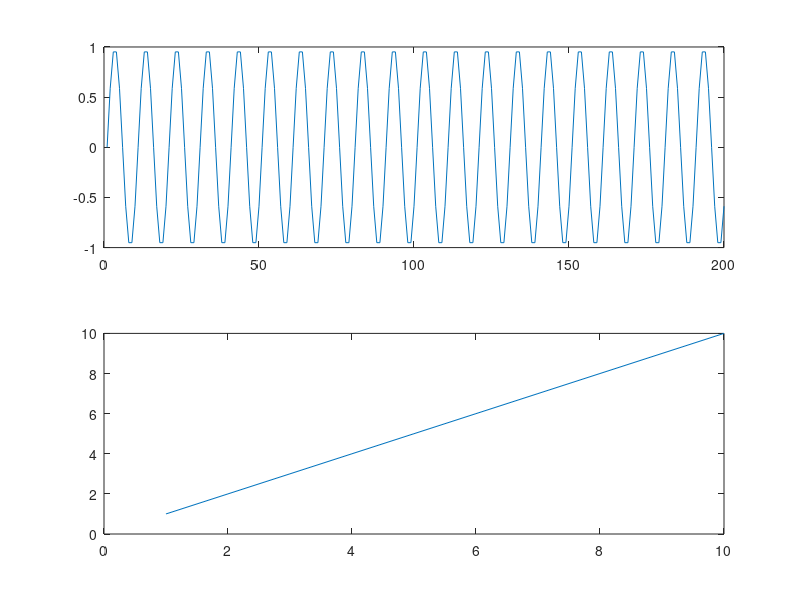
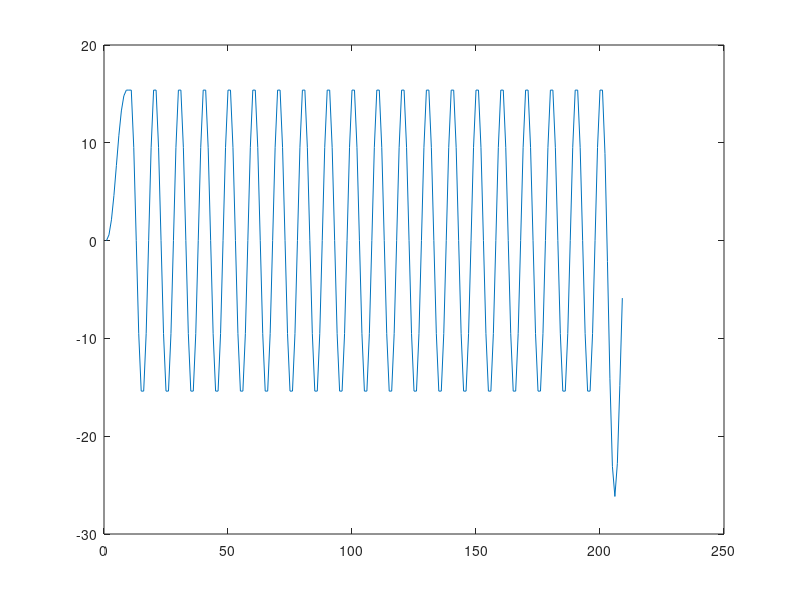

MATLAB code to generate these figures, in order:
% Ejercicio 1

fm = 100;

ti = 0;
tf = 2;
td = 1/fm;

t=ti:td:tf-td;
f = 10; % en hz

x = sin(2*pi*f*t);
[m,n]=size(x);


h = 1:10;

figure(1);
subplot(2,1,1);
plot(x);
subplot(2,1,2);
plot(h);

% Convoluciono la señal
c = conv(x, h);

figure(2);
plot(c);